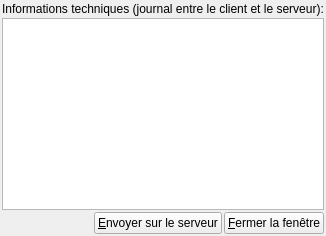
     <widget class="QWidget" name="widgetAbulEduMediathequePushPage3">
      <layout class="QGridLayout" name="gridLayout">
       <property name="leftMargin">
        <number>2</number>
       </property>
       <property name="topMargin">
        <number>2</number>
       </property>
       <property name="rightMargin">
        <number>2</number>
       </property>
       <property name="bottomMargin">
        <number>2</number>
       </property>
       <property name="spacing">
        <number>2</number>
       </property>
       <item row="0" column="0" colspan="3">
        <widget class="QLabel" name="labelAbulEduMediathequePush">
         <property name="text">
          <string>Informations techniques (journal entre le client et le serveur):</string>
         </property>
        </widget>
       </item>
       <item row="1" column="0" colspan="3">
        <widget class="QPlainTextEdit" name="teAbulEduMediathequePushLog">
         <property name="readOnly">
          <bool>true</bool>
         </property>
        </widget>
       </item>
       <item row="2" column="1">
        <widget class="QPushButton" name="btnAbulEduMediathequePushUpload">
         <property name="text">
          <string>&amp;Envoyer sur le serveur</string>
         </property>
        </widget>
       </item>
       <item row="2" column="2">
        <widget class="QPushButton" name="btnAbulEduMediathequePushClose">
         <property name="text">
          <string>&amp;Fermer la fenêtre</string>
         </property>
        </widget>
       </item>
      </layout>
     </widget>
